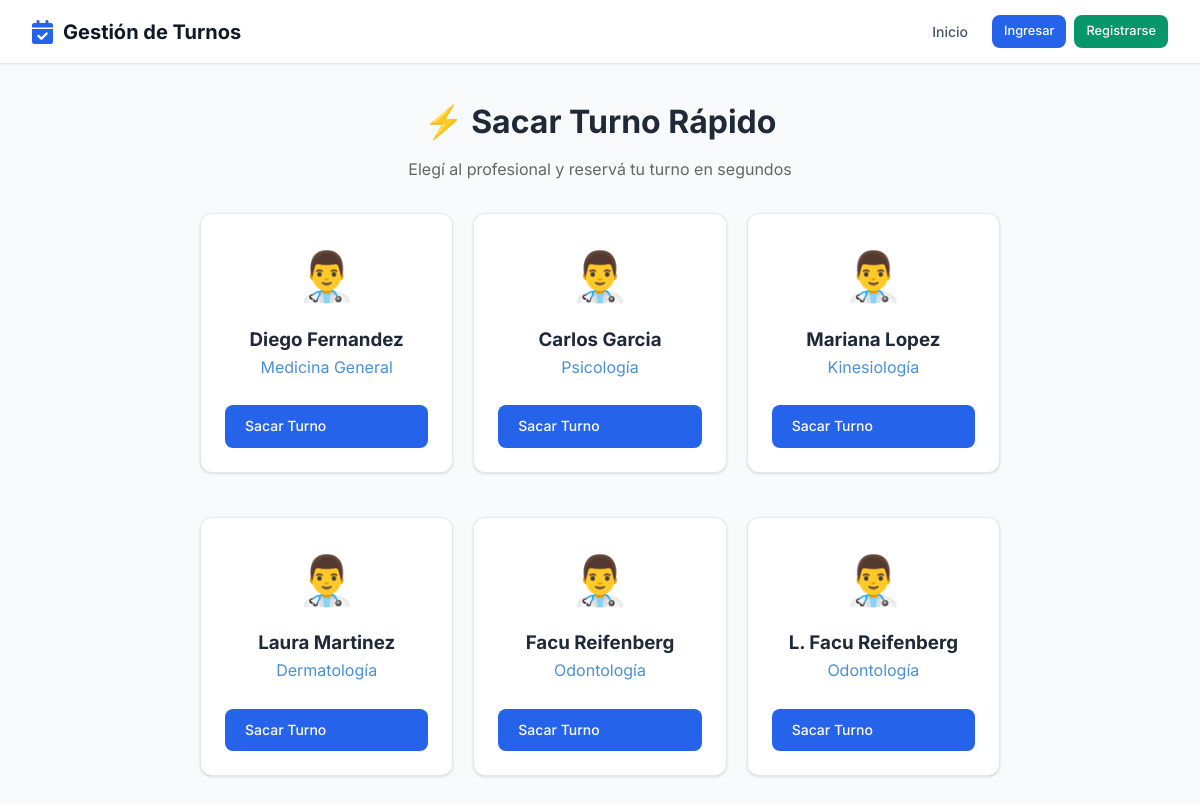
Page /turnos/sacar-turno/ on the earlier database version.
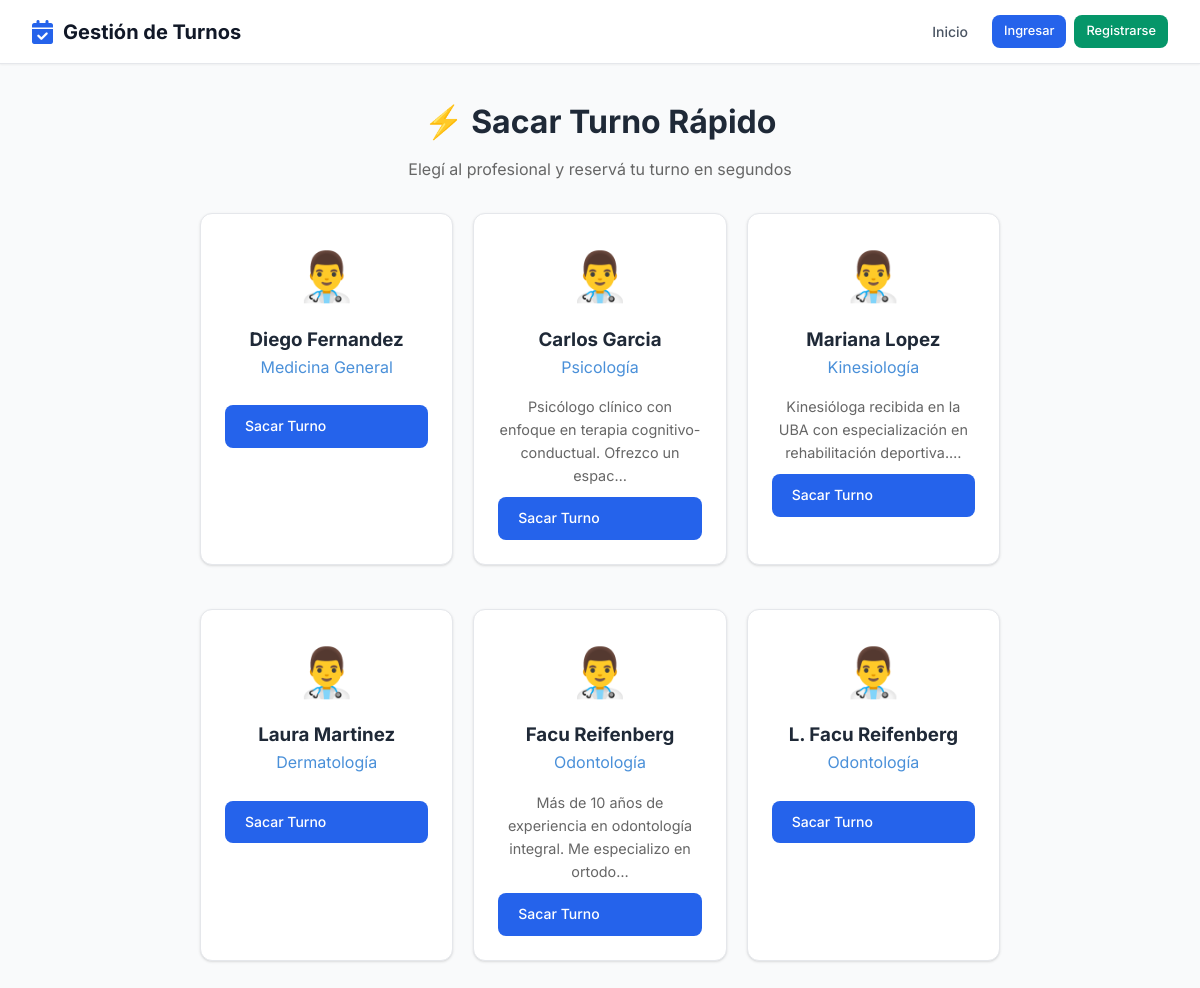
Same page on the later database version.
### profesionales/models.py (models this page shows, shortened)
class Profesional(Persona):
    ESPECIALIDADES = [
        ('odontologia', 'Odontología'),
        ('kinesiologia', 'Kinesiología'),
        ('psicologia', 'Psicología'),
        ('medicina_general', 'Medicina General'),
        ('dermatologia', 'Dermatología'),
        ('estetica', 'Estética'),
        ('veterinaria', 'Veterinaria'),
        ('otro', 'Otro'),
    ]
    usuario = models.OneToOneField(
        'usuarios.Usuario',
        on_delete=models.CASCADE,
        verbose_name='Usuario'
    )
    especialidad = models.CharField(
        max_length=50,
        choices=ESPECIALIDADES,
        verbose_name='Especialidad'
    )
    matricula = models.CharField(
        max_length=50,
        blank=True,
        verbose_name='Matrícula Profesional'
    )
    color_calendario = models.CharField(
        max_length=7,
        default='#4A90D9',
        verbose_name='Color en Calendario'
    )
    acepta_obra_social = models.BooleanField(
        default=False,
        verbose_name='Acepta Obra Social'
    )
    descripcion = models.TextField(
        blank=True,
        verbose_name='Descripción Profesional'
    )
    foto = models.ImageField(
    upload_to='profesionales/',
    blank=True,
    null=True,
    verbose_name='Foto de Perfil'
    )
    establecimientos = models.ManyToManyField(
    'establecimientos.Establecimiento',
    blank=True,
    related_name='profesionales',
    verbose_name='Consultorios donde atiende'
    )
    frase_destacada = models.CharField(max_length=200, blank=True, verbose_name='Frase destacada')
    precio_particular = models.DecimalField(max_digits=10, decimal_places=2, null=True, blank=True, verbose_name='Precio consulta particular')
    obras_sociales_texto = models.TextField(blank=True, verbose_name='Obras sociales (texto libre)')
    servicios_texto = models.TextField(blank=True, verbose_name='Servicios / Especializaciones')
    servicios_destacados = models.TextField(blank=True, verbose_name='Servicios destacados')
    especializaciones = models.TextField(blank=True, verbose_name='Especializaciones')
    class Meta:
        verbose_name = 'Profesional'
        verbose_name_plural = 'Profesionales'
        ordering = ['apellido', 'nombre']

### turnos/views.py (the view)
# urls.py: path('sacar-turno/', views.sacar_turno_rapido, name='sacar_turno'),
def sacar_turno_rapido(request, profesional_id=None):
    if profesional_id:
        profesional = get_object_or_404(Profesional, id=profesional_id, activo=True)
        return mostrar_formulario_turno(request, profesional)
    profesionales = Profesional.objects.filter(activo=True)
    return render(request, 'turnos/elegir_profesional.html', {
        'profesionales': profesionales
    })

### core_app/models.py (called while the page is built)
    @property
    def nombre_completo(self):
        return f"{self.nombre} {self.apellido}"

### turnos/templates/turnos/elegir_profesional.html (shortened to what this page needs)
{% extends 'core_app/base.html' %}
{% block content %}
<div style="max-width: 800px; margin: 0 auto;">
    <h1 style="text-align: center; margin-bottom: 10px;">⚡ Sacar Turno Rápido</h1>
    <p style="text-align: center; color: #666; margin-bottom: 30px;">
        Elegí al profesional y reservá tu turno en segundos
    </p>
    {% if profesionales %}
        <div style="display: grid; grid-template-columns: repeat(auto-fill, minmax(250px, 1fr)); gap: 20px;">
            {% for prof in profesionales %}
            <div class="card" style="text-align: center;">
                <div style="font-size: 3em; margin-bottom: 10px;">👨‍⚕️</div>
                <h3>{{ prof.nombre_completo }}</h3>
                <p style="color: #4A90D9; margin-bottom: 15px;">
                    {{ prof.get_especialidad_display }}
                </p>
                {% if prof.descripcion %}
                    <p style="color: #666; font-size: 0.9em;">{{ prof.descripcion|truncatechars:80 }}</p>
                {% endif %}
                <a href="{% url 'sacar_turno_profesional' prof.id %}" class="btn" style="width: 100%; margin-top: 10px;">
                    Sacar Turno
                </a>
            </div>
            {% endfor %}
        </div>
    {% else %}
        <div class="card" style="text-align: center; padding: 40px;">
            <p>No hay profesionales disponibles en este momento.</p>
        </div>
    {% endif %}
</div>
{% endblock %}

Differences in the rows shown:
changed Profesional "Carlos Garcia": descripcion (not shown) → "Psicólogo clínico con enfoque en terapia cognitivo-conductual. Ofrezco un espac…"
changed Profesional "Mariana Lopez": descripcion (not shown) → "Kinesióloga recibida en la UBA con especialización en rehabilitación deportiva.…"
changed Profesional "Facu Reifenberg": descripcion (not shown) → "Más de 10 años de experiencia en odontología integral. Me especializo en ortodo…"
